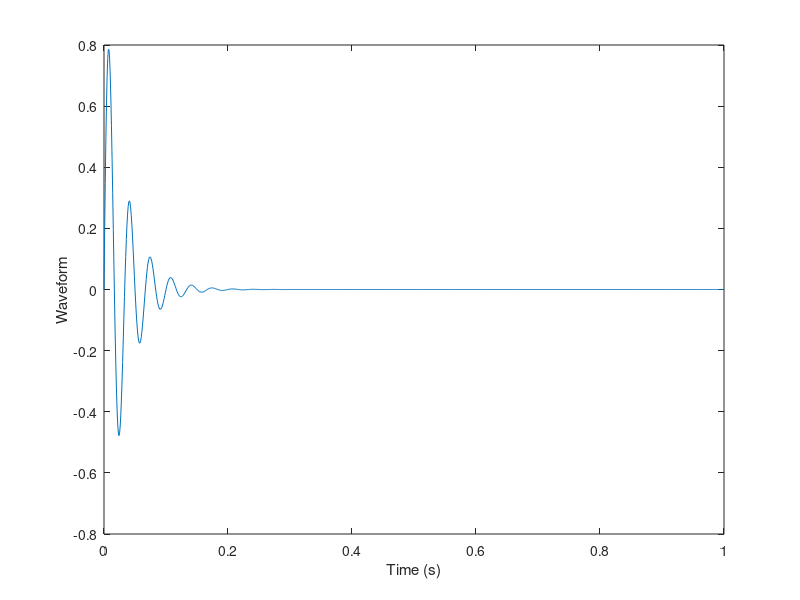
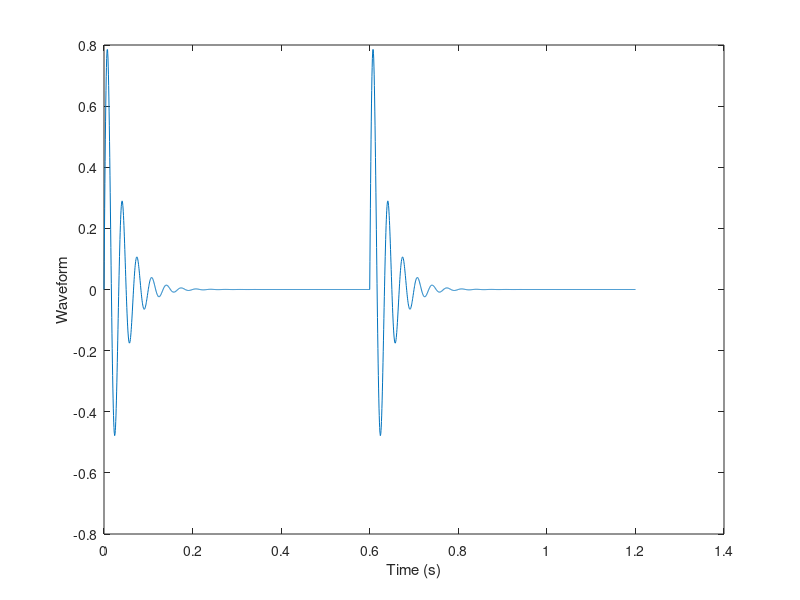

The MATLAB source for these figures, in order: (Note: this script raises an error after producing the figures.)
clc
clear
close all

%esempio di uso di pulstran con impulso creato tramite prototipo

fnx = @(x,fn) sin(2*pi*fn*x).*exp(-fn*abs(x));

ffs = 1000;
tp = 0:1/ffs:1;

pp = fnx(tp,30);

figure
plot(tp,pp)
xlabel('Time (s)')
ylabel('Waveform')

fs = 2e3;
t = 0:1/fs:1.2;

d = 0:1/3:1;
dd = [d;4.^-d]';

d2 = [0,0.1,0.2,0.3,0.4];

z = pulstran(t,[0,0.6],pp,ffs);

figure
plot(t,z)
xlabel('Time (s)')
ylabel('Waveform')

y = pulstran(t,d2,fnx,30);

figure
plot(t,y)
xlabel('Time (s)')
ylabel('Waveform')